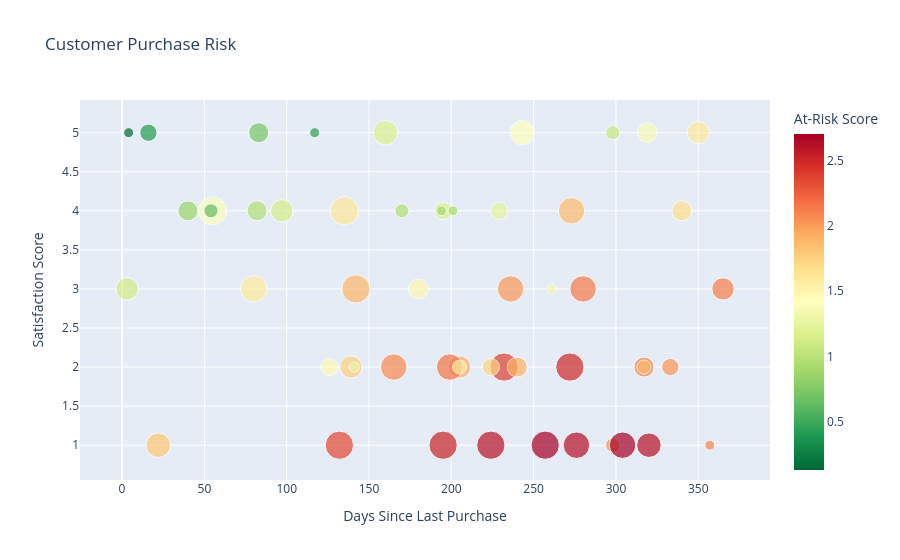

The code cell stored with this chart in its notebook:
### Code cell
fig = px.scatter(
    df,
    x='last_purchase_days',
    y='satisfaction_score',
    size='returned_items',
    color='at_risk_score',
    hover_name='customer_id',
    hover_data=[
        'last_purchase_days',
        'satisfaction_score',
        'returned_items',
        'purchase_count',
        'total_spending',
        'at_risk_score'
    ],
    color_continuous_scale='RdYlGn_r',
    title='Customer Purchase Risk',
    labels={
        'last_purchase_days': 'Days Since Last Purchase',
        'satisfaction_score': 'Satisfaction Score',
        'returned_items': 'Returned Items',
        'at_risk_score': 'At-Risk Score'
    }
)

fig.show()

### Figure 1 — Plotly figure (JSON) as saved in the notebook; plotly's stock layout.template omitted (floating-point values rounded to 4 significant figures; data arrays with more than 128 entries replaced by an {"elided": "..."} marker saying what was removed)
{"data": [{"customdata": {"elided": "60x4 float values"}, "hovertemplate": "<b>%{hovertext}</b><br><br>Days Since Last Purchase=%{x}<br>Satisfaction Score=%{y}<br>Returned Items=%{customdata[0]}<br>purchase_count=%{customdata[1]}<br>total_spending=%{customdata[2]}<br>At-Risk Score=%{marker.color}<extra></extra>", "hovertext": [1001.0, 1002.0, 1003.0, 1004.0, 1005.0, 1006.0, 1007.0, 1008.0, 1009.0, 1010.0, 1011.0, 1012.0, 1013.0, 1014.0, 1015.0, 1016.0, 1017.0, 1018.0, 1019.0, 1020.0, 1021.0, 1022.0, 1023.0, 1024.0, 1025.0, 1026.0, 1027.0, 1028.0, 1029.0, 1030.0, 1031.0, 1032.0, 1033.0, 1034.0, 1035.0, 1036.0, 1037.0, 1038.0, 1039.0, 1040.0, 1041.0, 1042.0, 1043.0, 1044.0, 1045.0, 1046.0, 1047.0, 1048.0, 1049.0, 1050.0, 1051.0, 1052.0, 1053.0, 1054.0, 1055.0, 1056.0, 1057.0, 1058.0, 1059.0, 1060.0], "legendgroup": "", "marker": {"color": [0.4109, 1.125, 1.802, 0.8522, 1.871, 1.933, 1.065, 2.53, 2.383, 2.629, 2.493, 1.735, 0.4399, 1.135, 1.394, 2.037, 1.615, 2.702, 2.117, 0.1278, 2.61, 1.751, 0.9613, 2.065, 1.867, 1.155, 1.884, 1.184, 1.373, 1.681, 1.338, 1.413, 0.3011, 2.14, 2.125, 1.209, 2.166, 0.922, 0.9026, 1.465, 0.721, 1.584, 0.6409, 2.073, 2.356, 1.249, 1.489, 1.256, 2.103, 1.558, 0.4116, 1.588, 2.626, 2.706, 1.602, 1.905, 0.9682, 1.67, 0.6105, 2.019], "coloraxis": "coloraxis", "size": [3, 5, 6, 4, 7, 5, 2, 8, 8, 7, 8, 3, 1, 5, 8, 3, 8, 8, 4, 1, 8, 5, 2, 2, 2, 3, 8, 6, 4, 4, 1, 6, 0, 7, 5, 0, 7, 1, 1, 3, 4, 5, 2, 7, 8, 3, 4, 1, 1, 2, 0, 7, 6, 7, 0, 4, 4, 0, 0, 7], "sizemode": "area", "sizeref": 0.02, "symbol": "circle"}, "mode": "markers", "name": "", "orientation": "v", "showlegend": false, "type": "scatter", "x": [16, 3, 22, 40, 273, 205, 298, 195, 232, 276, 272, 224, 117, 97, 55, 333, 135, 257, 317, 4, 224, 139, 170, 298, 317, 195, 142, 160, 319, 340, 261, 243, 112, 280, 365, 169, 199, 201, 194, 126, 83, 350, 54, 165, 132, 229, 180, 141, 357, 205, 152, 80, 320, 304, 221, 240, 82, 336, 224, 236], "xaxis": "x", "y": [5, 3, 1, 4, 4, 2, 5, 1, 2, 1, 2, 2, 5, 4, 4, 2, 4, 1, 2, 5, 1, 2, 4, 1, 2, 4, 3, 5, 5, 4, 3, 5, 5, 3, 3, 2, 2, 4, 4, 2, 5, 5, 4, 2, 1, 4, 3, 2, 1, 2, 5, 3, 1, 1, 1, 2, 4, 2, 5, 3], "yaxis": "y"}], "layout": {"coloraxis": {"colorbar": {"title": {"text": "At-Risk Score"}}, "colorscale": [[0, "rgb(0,104,55)"], [0.1, "rgb(26,152,80)"], [0.2, "rgb(102,189,99)"], [0.3, "rgb(166,217,106)"], [0.4, "rgb(217,239,139)"], [0.5, "rgb(255,255,191)"], [0.6, "rgb(254,224,139)"], [0.7, "rgb(253,174,97)"], [0.8, "rgb(244,109,67)"], [0.9, "rgb(215,48,39)"], [1, "rgb(165,0,38)"]]}, "legend": {"itemsizing": "constant", "tracegroupgap": 0}, "title": {"text": "Customer Purchase Risk"}, "xaxis": {"anchor": "y", "domain": [0, 1], "title": {"text": "Days Since Last Purchase"}}, "yaxis": {"anchor": "x", "domain": [0, 1], "title": {"text": "Satisfaction Score"}}}}
